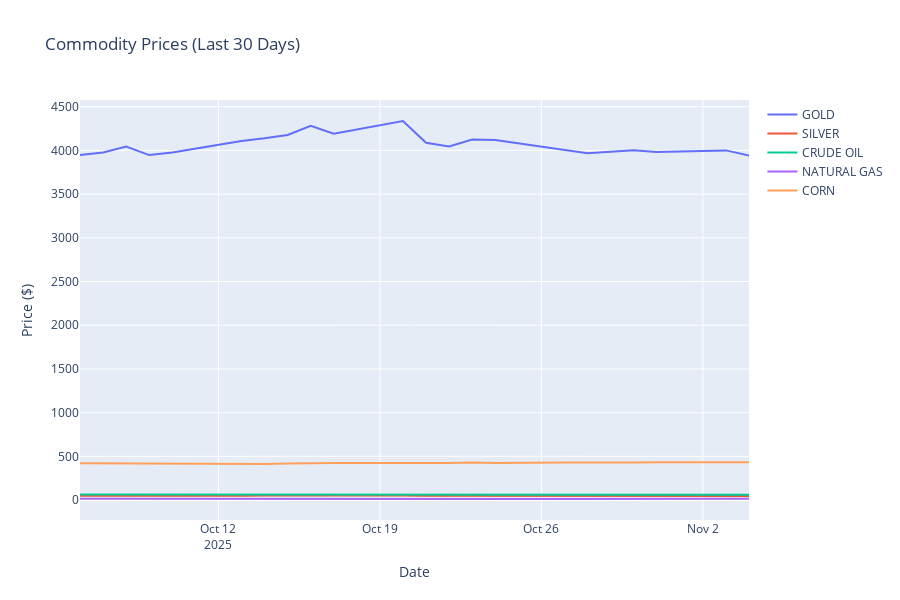

The notebook cell saved with this chart:
### Markdown cell above
## Test 4: Visualize Price Data

If we successfully fetched prices, let's visualize them.

### Code cell
# Visualize price data if available
if prices_dict:
    import plotly.graph_objects as go
    from plotly.subplots import make_subplots

    # Filter to commodities with data
    valid_prices = {k: v for k, v in prices_dict.items() if not v.empty}

    if valid_prices:
        fig = go.Figure()

        for commodity, df in valid_prices.items():
            if 'DATE' in df.columns and 'CLOSE' in df.columns:
                fig.add_trace(go.Scatter(
                    x=df['DATE'],
                    y=df['CLOSE'],
                    mode='lines',
                    name=commodity,
                    line=dict(width=2)
                ))

        fig.update_layout(
            title='Commodity Prices (Last 30 Days)',
            xaxis_title='Date',
            yaxis_title='Price ($)',
            hovermode='x unified',
            height=600,
            showlegend=True
        )

        fig.show()
    else:
        print("No valid price data to visualize")
else:
    print("No price data available for visualization")
